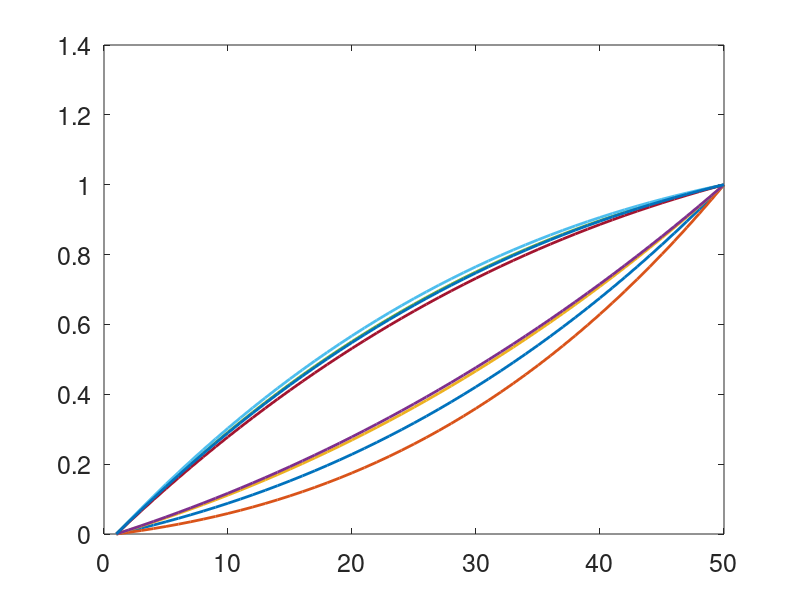

Here is the MATLAB script that generated this plot: (Note: this script raises an error after producing the figure.)
%Example code for simulating and comparing trajectories with phase difference
%author: Zhengwu Zhang
%email: zhengwustat@gmail.com
%date: Jan. 30, 2017

clear all;
close all;

addpath('./RealData')
addpath('./PlotEarth')
addpath('./amplitude_separation')
addpath('./phase_utility_functions')


load simulated_phase_amp.mat;
load gam_sim8;

Ngam = size(gam_sim,1);
figure(10);clf;
plot(gam_sim','linewidt',2);
set(gca,'fontsize',18);


%wrap the data with gamma function, for path 1
path1_s2 = path1{1};
for i=1:Ngam
    path1_wrapped{i} = Group_Action_by_Gamma_p(path1_s2,gam_sim(i,:));
end

%wrap the data with gamma function, for path 2
path2_s2 = path2{1};
for i=1:Ngam
    path2_wrapped{i} = Group_Action_by_Gamma_p(path2_s2,gam_sim(i,:));
end


%resample and smooth the trajectories
for i=1:Ngam
    Sample_N = 50;
    Resample_track = ReSampleSphereTraj(path1_wrapped{i},Sample_N);
    Smoothed_track=SmoothPath(Resample_track,5,0.6);
    Postpreprocess_Path{i} = Smoothed_track;
end;

for i=1:Ngam
    Sample_N = 50;
    Resample_track = ReSampleSphereTraj(path2_wrapped{i},Sample_N);
    Smoothed_track=SmoothPath(Resample_track,5,0.6);
    Postpreprocess_Path{Ngam+i} = Smoothed_track;
end;


%plot all paths on sphere
figure(1);clf;
[x,y,z] = sphere(100);
h=surf(x,y,z) ;
axis equal off;
colormap gray;
grid off;
set(h,'LineStyle','none');

figure(2);clf;
for j=1:2*Ngam
    figure(1);
    hold on;
    p1 = Postpreprocess_Path{j};
    pp1=DensePath(p1,5);
    color = 'r';
    if(j>Ngam)
        color = 'b';
    end
    plot3(pp1(1,:),pp1(2,:),pp1(3,:),color,'LineWidth',3);
    
    figure(2);
    hold on;
    f1 = path_to_function(p1);
    plot(1:T,f1,color,'LineWidth',2);
end

%%%%%%%%%%%%%%%%%%% compare using the amplitude and phase %%%%%%%%%%%%%%%%%%%%
% the distance is set to be d = c1*d_a + c2*d_p
%%%%%%%%%%%%%%%%%%%%%%%%%%%%%%%%%%%%%%%%%%%%%%%%%%%%%%%%%%%%%%%%%%%%%%%%%%%% 

%consider the phase difference
c1 = 0;  %weight for amp component
c2 = 1; % weight for pha component
dT = 1/(1-T);

Dmat_all = zeros(2*Ngam,2*Ngam);
gamID = linspace(0,1,T);
psiid = sqrt(diff(gamID)/dT);


figure(1);clf;
for i=1:2*Ngam
    path1 = Postpreprocess_Path{i};
    for j=i+1:2*Ngam
        path2 = Postpreprocess_Path{j};
        [dmin_amp,~,gamI]=GeodesicsWithRegestration_coordecent(path1,path2,1);
        psi = sqrt(diff(gamI)/dT);
        d_phase =  acos(sum(psiid.*psi)*dT);
        
        Dmat_amp(i,j) = dmin_amp;
        Dmat_phase(i,j) = d_phase;
        
        Dmat_all(i,j) = c1*dmin_amp + c2*d_phase;
        figure(1),hold on;
        plot(linspace(0,1,T),gamI);
        %title(sprintf('(%d,%d) d = %0.2f',i,j,dmin));
        %pause(0.5);
    end
end

Dmat_amp(2*Ngam,2*Ngam) = 0;
Dmat_phase(2*Ngam,2*Ngam) = 0;

c1 = 0.5;  %weight for amp.
c2 = 0.5; % weight for phase

Dmat_all = c1*Dmat_amp + c2*Dmat_phase;
figure, imagesc(Dmat_all+Dmat_all');
set(gca,'fontsize',18);
colorbar;

